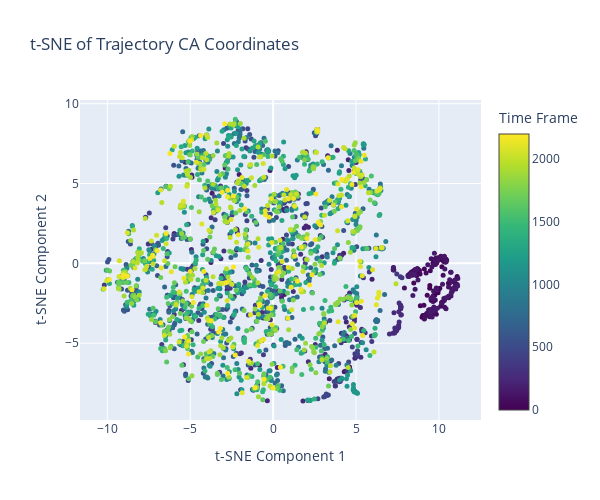

The cell this chart's notebook holds for it:
### Markdown cell above
### 7.2. t-SNE Dimensionality Reduction

### Code cell
from sklearn.manifold import TSNE
import plotly.express as px

# Reduce dimensionality to 2 components using t-SNE
# n_samples should be greater than perplexity; adjust perplexity if needed for small N.
perplexity_val = min(30.0, float(n_samples - 1)) if n_samples > 1 else 5.0
if n_samples <= 1 : print("Warning: t-SNE requires multiple samples. Using dummy embedding if n_samples <=1")

tsne = TSNE(n_components=2, random_state=42, perplexity=perplexity_val, max_iter=300, init='pca', learning_rate='auto')
if n_samples > 1 and scaled_features_coords.shape[0] > 0:
    tsne_embedding = tsne.fit_transform(scaled_features_coords)
    print(f"\nt-SNE with Scikit-learn (on CA coordinates):")
    print(f"Shape of t-SNE embedding: {tsne_embedding.shape}")

    fig = go.Figure()
    fig.add_trace(go.Scatter(
        x=tsne_embedding[:, 0],
        y=tsne_embedding[:, 1],
        mode='markers',
        marker=dict(
            size=5,  # Reduced marker size
            color=np.arange(traj.nframe),
            colorscale='Viridis',  # より時系列の変化がわかりやすいカラースケール
            showscale=True,
            colorbar=dict(title="Time Frame")  # Added colorbar title
        ),
        text=[f'Frame {i}' for i in range(traj.nframe)]
    ))

    fig.update_layout(
        title="t-SNE of Trajectory CA Coordinates",
        xaxis_title="t-SNE Component 1",
        yaxis_title="t-SNE Component 2",
        showlegend=False,
        width=600,  # Adjusted width for a more square aspect ratio
        height=500  # Adjusted height for a more square aspect ratio
    )

    fig.show()
    print("Plotly plot for t-SNE generated.")
else:
    tsne_embedding = np.random.rand(n_samples, 2) # Dummy for plotting if no data
    print("Skipping t-SNE calculation due to insufficient samples or features.")

### Figure 1 — Plotly figure (JSON) as saved in the notebook; plotly's stock layout.template omitted (floating-point values rounded to 4 significant figures; data arrays with more than 128 entries replaced by an {"elided": "..."} marker saying what was removed)
{"data": [{"marker": {"color": {"elided": "2200 int values"}, "colorbar": {"title": {"text": "Time Frame"}}, "colorscale": [[0, "#440154"], [0.1111, "#482878"], [0.2222, "#3e4989"], [0.3333, "#31688e"], [0.4444, "#26828e"], [0.5556, "#1f9e89"], [0.6667, "#35b779"], [0.7778, "#6ece58"], [0.8889, "#b5de2b"], [1, "#fde725"]], "showscale": true, "size": 5}, "mode": "markers", "text": {"elided": "2200 str values"}, "type": "scatter", "x": {"elided": "2200 float values"}, "y": {"elided": "2200 float values"}}], "layout": {"height": 500, "showlegend": false, "title": {"text": "t-SNE of Trajectory CA Coordinates"}, "width": 600, "xaxis": {"title": {"text": "t-SNE Component 1"}}, "yaxis": {"title": {"text": "t-SNE Component 2"}}}}
